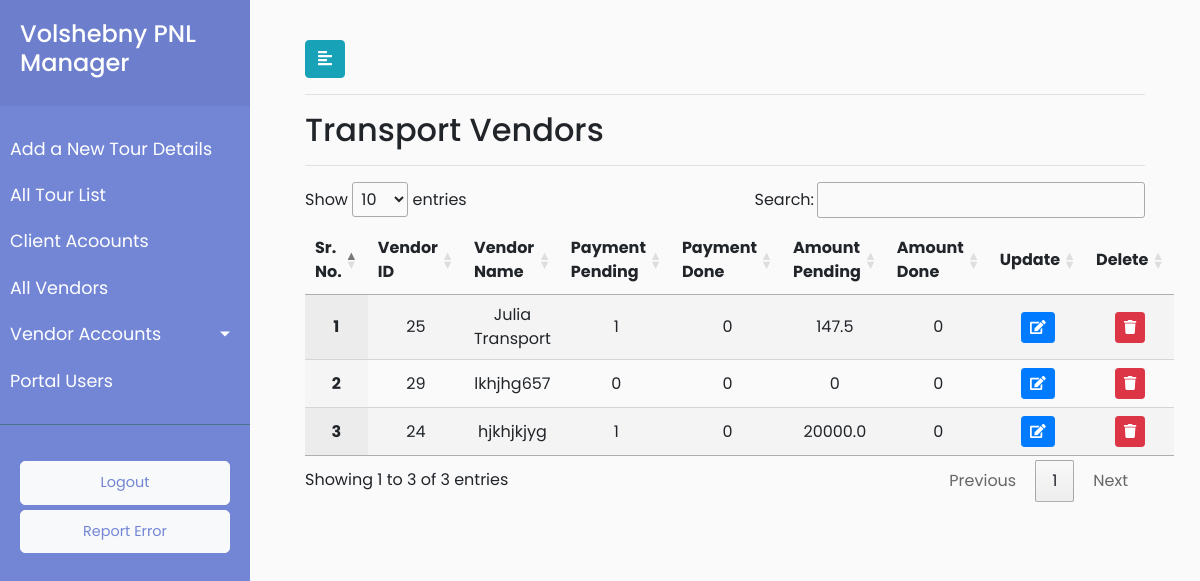
/vendor_accounts_transport/ (signed in), run on the app's committed database.
### payment/models.py (models this page shows, shortened)
class Vendor(models.Model):
    vendor_type_choices=(('Air Ticket Service','Air Ticket Service'),
                        ('Visa Cost Service','Visa Cost Service'),
                        ('Hotel Quatation Service','Hotel Quatation Service'),
                        ('Restuarant Quatation Service','Restuarant Quatation Service'),
                        ('Entrances Quatation Service','Entrances Quatation Service'),
                        ('SapSan Quatation Service','SapSan Quatation Service'),
                        ('Guide Service','Guide Service'),
                        ('Transport Service','Transport Service'))
    vendor_name = models.CharField(max_length=920)
    vendor_address = models.CharField(max_length=920)
    vendor_type = models.CharField(choices=vendor_type_choices,max_length=920,default="Air Ticket Service")
    vendor_mobile = models.CharField(max_length=920,default="")
    vendor_email = models.CharField(max_length=920,default="")
    vendor_remark = models.CharField(max_length=920,default="")

### payment/views.py (the view)
# urls.py: path('vendor_accounts_transport/', views.vendor_accounts_transport, name='vendor_accounts_transport'),
@login_required(login_url='/user_login')
def vendor_accounts_transport(request):
    transport_list=functions.filtering_vendors("Transport Service")
    userrole = request.user.user_role
    return render(request,'payment/vendor_accounts_transport.html',{'transport_list':transport_list,'userrole':userrole })

### payment/functions.py (called while the page is built)
def filtering_vendors(vendor_type_parameter):
    vendor_payment_status = ['Pending','Done','Payment_Pending_Amonut','Payment_Done_Amount']
    x = list(set(list(Vendor.objects.filter(vendor_type=vendor_type_parameter).values_list('pk','vendor_name'))))
    vendor_status_list = [vendor_payment_count(a,vendor_payment_status_one) for a in x for vendor_payment_status_one in vendor_payment_status ]
    final = [vendor_status_list[i * 4:(i + 1) * 4] for i in range((len(vendor_status_list) + 4 - 1) // 4 )]
    vendor_dict = dict(zip(x,final))
    return vendor_dict

### payment/templates/payment/vendor_accounts_transport.html (shortened to what this page needs)
{% extends 'payment/base.html' %}
{% load static %}
{% block headscript %}
<link rel="stylesheet" href="//cdn.datatables.net/1.10.19/css/jquery.dataTables.min.css">
{% endblock headscript %}
{% block content %}
<div id="content">
	<div class="container-fluid">
		<button type="button" id="sidebarCollapse" class="btn btn-info">
			<i class="fas fa-align-left"></i>
		</button>
        <hr>
               <h2>Transport Vendors</h2>
        <hr>
        <div>
                       <table id="test_table" class="display" style="width:100%; text-align: center">
                            <thead>
                                <tr>
                                    <th>Sr. No.</th>
                                    <th>Vendor ID</th>
                                    <th>Vendor Name</th>
                                    <th>Payment Pending</th>
                                     <th>Payment Done</th>
                                     <th>Amount Pending</th>
                        <th>Amount Done</th>
                                     <th>Update</th>
                                        <th>Delete</th>
                                </tr>
                            </thead>
                           <tbody>
                    {% for key,value in transport_list.items %}
                    <tr>
                        <th class="text-center" scope="row">{{ forloop.counter }}</th>
                        <td class="text-center">{{ key.0 }}</td>
                        <td class="text-center">{{ key.1 }}</td>
                        <td class="text-center"><a href="{% url 'payment:vendor_accounts_transport_details'  vendor_id=key.0 payment_status="Pending"  %}">{{value.0}} </a></td>
                        <td class="text-center"><a href="{% url 'payment:vendor_accounts_transport_details'  vendor_id=key.0 payment_status="Done"  %}">{{value.1}}</a></td>
                        <td class="text-center">{{value.2}}</a></td>
                        <td class="text-center">{{value.3}}</a></td>
                        <td>
							<button type="button" class="update-transport btn btn-sm btn-primary" data-id="{% url 'payment:vendor_transport_update' pk=key.0  %}">
								<span class="fa fa-edit"></span>
							</button>
						</td>
						<td>
							<button type="button" class="delete-transport btn btn-sm btn-danger" data-id="{% url 'payment:vendor_transport_delete' pk=key.0  %}">
								<span class="fa fa-trash"></span>
							</button>
						</td>
                    </tr>
                    {% endfor %}
                </tbody>
                             </table>
                </div>
            </div>
            </div>
{% endblock %}

### payment/static/payment/style.css (style rules this page uses)
body { font-family: 'Poppins', sans-serif; background: #fafafa; }
a, a:hover, a:focus { color: inherit; text-decoration: none; transition: all 0.3s; }
#content { width: calc(100% - 250px); padding: 40px; min-height: 100vh; transition: all 0.3s; position: absolute; top: 0; right: 0; }

### data on the page
Vendor: id "25", vendor_name "Julia Transport", value "1", value "0", value "147.5"
Vendor: id "29", vendor_name "lkhjhg657", value "0"
Vendor: id "24", vendor_name "hjkhjkjyg", value "1", value "0", value "20000.0"
